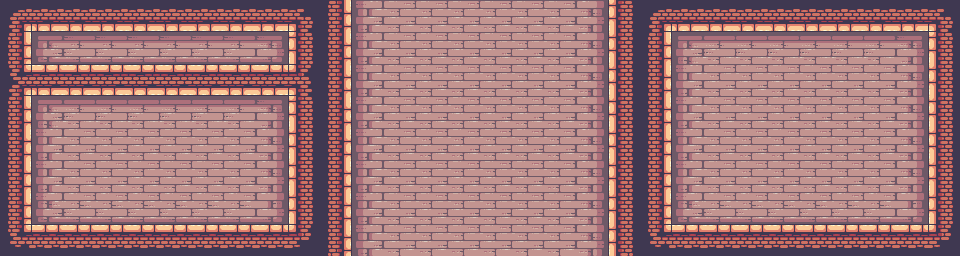

Below is a game level as drawn by its tile map, then a one-line description and the .tmx file that defines it, in full:
An orthogonal 30x8 tile map with 32x32 px tiles, 1 tile layer (menu_bg), 2 tilesets and 3 objects (play, prefs, about).

<map version="1.2" tiledversion="2020.02.26" orientation="orthogonal" renderorder="right-down" width="30" height="8" tilewidth="32" tileheight="32" infinite="0" nextlayerid="4" nextobjectid="23">
 <tileset firstgid="1" name="tiles_bg_png" tilewidth="32" tileheight="32" tilecount="96" columns="12" objectalignment="topleft">
  <image source="../gfx/tiles_bg.png" width="384" height="256" />
 </tileset>
 <tileset firstgid="97" name="menus_png" tilewidth="128" tileheight="32" tilecount="9" columns="3" objectalignment="topleft">
  <image source="../gfx/menus.png" width="384" height="96" />
 </tileset>
 <layer id="1" name="menu_bg" width="30" height="8">
  <data encoding="csv">
5,26,26,26,26,26,26,26,26,6,15,61,62,62,62,62,62,62,63,13,5,26,26,26,26,26,26,26,26,6,
15,85,86,86,86,86,86,86,87,13,15,61,62,62,62,62,62,62,63,13,15,49,50,50,50,50,50,50,51,13,
20,38,38,38,38,38,38,38,38,7,15,61,62,62,62,62,62,62,63,13,15,61,62,62,62,62,62,62,63,13,
15,49,50,50,50,50,50,50,51,13,15,61,62,62,62,62,62,62,63,13,15,61,62,62,62,62,62,62,63,13,
15,61,62,62,62,62,62,62,63,13,15,61,62,62,62,62,62,62,63,13,15,61,62,62,62,62,62,62,63,13,
15,61,62,62,62,62,62,62,63,13,15,61,62,62,62,62,62,62,63,13,15,61,62,62,62,62,62,62,63,13,
15,73,74,74,74,74,74,74,75,13,15,61,62,62,62,62,62,62,63,13,15,73,74,74,74,74,74,74,75,13,
17,2,2,2,2,2,2,2,2,18,15,61,62,62,62,62,62,62,63,13,17,2,2,2,2,2,2,2,2,18
</data>
 </layer>
 <objectgroup id="3" name="menu_obj">
  <object id="20" type="play" gid="97" x="88" y="120" width="128" height="32" />
  <object id="21" type="prefs" gid="100" x="88" y="152" width="128" height="32" />
  <object id="22" type="about" gid="103" x="88" y="184" width="128" height="32" />
 </objectgroup>
</map>
